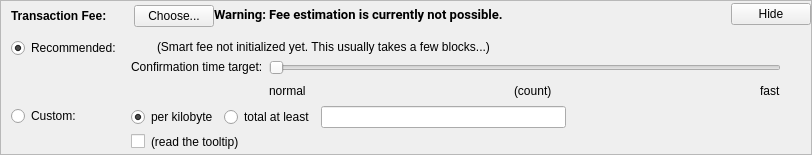
    <widget class="QFrame" name="frameFee">
     <property name="sizePolicy">
      <sizepolicy hsizetype="Expanding" vsizetype="Expanding">
       <horstretch>0</horstretch>
       <verstretch>0</verstretch>
      </sizepolicy>
     </property>
     <property name="maximumSize">
      <size>
       <width>16777215</width>
       <height>16777215</height>
      </size>
     </property>
     <property name="frameShape">
      <enum>QFrame::StyledPanel</enum>
     </property>
     <property name="frameShadow">
      <enum>QFrame::Sunken</enum>
     </property>
     <layout class="QVBoxLayout" name="verticalLayoutFee1">
      <property name="spacing">
       <number>0</number>
      </property>
      <property name="leftMargin">
       <number>0</number>
      </property>
      <property name="topMargin">
       <number>0</number>
      </property>
      <property name="rightMargin">
       <number>0</number>
      </property>
      <property name="bottomMargin">
       <number>0</number>
      </property>
      <item>
       <layout class="QVBoxLayout" name="verticalLayoutFee2" stretch="0,0,0">
        <property name="spacing">
         <number>0</number>
        </property>
        <property name="leftMargin">
         <number>10</number>
        </property>
        <property name="topMargin">
         <number>0</number>
        </property>
        <item>
         <layout class="QHBoxLayout" name="horizontalLayoutFee1">
          <property name="bottomMargin">
           <number>0</number>
          </property>
          <item>
           <layout class="QVBoxLayout" name="verticalLayoutFee7">
            <property name="spacing">
             <number>0</number>
            </property>
            <item>
             <spacer name="verticalSpacerSmartFee">
              <property name="orientation">
               <enum>Qt::Vertical</enum>
              </property>
              <property name="sizeType">
               <enum>QSizePolicy::Fixed</enum>
              </property>
              <property name="sizeHint" stdset="0">
               <size>
                <width>1</width>
                <height>4</height>
               </size>
              </property>
             </spacer>
            </item>
            <item>
             <layout class="QHBoxLayout" name="horizontalLayoutSmartFee">
              <property name="spacing">
               <number>10</number>
              </property>
              <item>
               <widget class="QLabel" name="labelFeeHeadline">
                <property name="sizePolicy">
                 <sizepolicy hsizetype="Preferred" vsizetype="Maximum">
                  <horstretch>0</horstretch>
                  <verstretch>0</verstretch>
                 </sizepolicy>
                </property>
                <property name="font">
                 <font>
                  <weight>75</weight>
                  <bold>true</bold>
                 </font>
                </property>
                <property name="styleSheet">
                 <string notr="true">font-weight:bold;</string>
                </property>
                <property name="text">
                 <string>Transaction Fee:</string>
                </property>
               </widget>
              </item>
              <item>
               <widget class="QLabel" name="labelFeeMinimized">
                <property name="text">
                 <string/>
                </property>
               </widget>
              </item>
              <item>
               <widget class="QPushButton" name="buttonChooseFee">
                <property name="text">
                 <string>Choose...</string>
                </property>
               </widget>
              </item>
             </layout>
            </item>
            <item>
             <spacer name="verticalSpacer_5">
              <property name="orientation">
               <enum>Qt::Vertical</enum>
              </property>
              <property name="sizeHint" stdset="0">
               <size>
                <width>1</width>
                <height>1</height>
               </size>
              </property>
             </spacer>
            </item>
           </layout>
          </item>
          <item>
           <widget class="QLabel" name="fallbackFeeWarningLabel">
            <property name="font">
             <font>
              <family>Roboto</family>
              <pointsize>10</pointsize>
              <weight>75</weight>
              <bold>true</bold>
             </font>
            </property>
            <property name="toolTip">
             <string>Using the fallbackfee can result in sending a transaction that will take several hours or days (or never) to confirm. Consider choosing your fee manually or wait until your have validated the complete chain.</string>
            </property>
            <property name="text">
             <string>Warning: Fee estimation is currently not possible.</string>
            </property>
            <property name="wordWrap">
             <bool>false</bool>
            </property>
           </widget>
          </item>
          <item>
           <spacer name="horizontalSpacer_4">
            <property name="orientation">
             <enum>Qt::Horizontal</enum>
            </property>
            <property name="sizeType">
             <enum>QSizePolicy::MinimumExpanding</enum>
            </property>
            <property name="sizeHint" stdset="0">
             <size>
              <width>40</width>
              <height>20</height>
             </size>
            </property>
           </spacer>
          </item>
          <item>
           <widget class="QPushButton" name="buttonMinimizeFee">
            <property name="toolTip">
             <string>collapse fee-settings</string>
            </property>
            <property name="text">
             <string>Hide</string>
            </property>
           </widget>
          </item>
         </layout>
        </item>
        <item>
         <widget class="QFrame" name="frameFeeSelection">
          <layout class="QVBoxLayout" name="verticalLayoutFee12">
           <property name="spacing">
            <number>0</number>
           </property>
           <property name="leftMargin">
            <number>0</number>
           </property>
           <property name="topMargin">
            <number>0</number>
           </property>
           <property name="rightMargin">
            <number>0</number>
           </property>
           <property name="bottomMargin">
            <number>0</number>
           </property>
           <item>
            <layout class="QGridLayout" name="gridLayoutFee">
             <property name="topMargin">
              <number>10</number>
             </property>
             <property name="bottomMargin">
              <number>4</number>
             </property>
             <property name="horizontalSpacing">
              <number>10</number>
             </property>
             <property name="verticalSpacing">
              <number>4</number>
             </property>
             <item row="1" column="1">
              <layout class="QVBoxLayout" name="verticalLayoutFee8">
               <property name="spacing">
                <number>6</number>
               </property>
               <item>
                <layout class="QHBoxLayout" name="horizontalLayoutFee13">
                 <item>
                  <widget class="QRadioButton" name="radioCustomPerKilobyte">
                   <property name="toolTip">
                    <string>If the custom fee is set to 1000 satoshis and the transaction is only 250 bytes, then &quot;per kilobyte&quot; only pays 250 satoshis in fee, while &quot;total at least&quot; pays 1000 satoshis. For transactions bigger than a kilobyte both pay by kilobyte.</string>
                   </property>
                   <property name="text">
                    <string>per kilobyte</string>
                   </property>
                   <property name="checked">
                    <bool>true</bool>
                   </property>
                   <attribute name="buttonGroup">
                    <string notr="true">groupCustomFee</string>
                   </attribute>
                  </widget>
                 </item>
                 <item>
                  <widget class="QRadioButton" name="radioCustomAtLeast">
                   <property name="toolTip">
                    <string>If the custom fee is set to 1000 satoshis and the transaction is only 250 bytes, then &quot;per kilobyte&quot; only pays 250 satoshis in fee, while &quot;total at least&quot; pays 1000 satoshis. For transactions bigger than a kilobyte both pay by kilobyte.</string>
                   </property>
                   <property name="text">
                    <string>total at least</string>
                   </property>
                   <attribute name="buttonGroup">
                    <string notr="true">groupCustomFee</string>
                   </attribute>
                  </widget>
                 </item>
                 <item>
                  <widget class="BitcoinAmountField" name="customFee"/>
                 </item>
                 <item>
                  <spacer name="horizontalSpacer_6">
                   <property name="orientation">
                    <enum>Qt::Horizontal</enum>
                   </property>
                   <property name="sizeHint" stdset="0">
                    <size>
                     <width>1</width>
                     <height>1</height>
                    </size>
                   </property>
                  </spacer>
                 </item>
                </layout>
               </item>
               <item>
                <layout class="QHBoxLayout" name="horizontalLayoutFee8">
                 <item>
                  <widget class="QCheckBox" name="checkBoxMinimumFee">
                   <property name="toolTip">
                    <string>Paying only the minimum fee is just fine as long as there is less transaction volume than space in the blocks. But be aware that this can end up in a never confirming transaction once there is more demand for prux transactions than the network can process.</string>
                   </property>
                   <property name="text">
                    <string/>
                   </property>
                  </widget>
                 </item>
                 <item>
                  <widget class="QLabel" name="labelMinFeeWarning">
                   <property name="enabled">
                    <bool>true</bool>
                   </property>
                   <property name="toolTip">
                    <string>Paying only the minimum fee is just fine as long as there is less transaction volume than space in the blocks. But be aware that this can end up in a never confirming transaction once there is more demand for prux transactions than the network can process.</string>
                   </property>
                   <property name="text">
                    <string>(read the tooltip)</string>
                   </property>
                   <property name="margin">
                    <number>5</number>
                   </property>
                  </widget>
                 </item>
                 <item>
                  <spacer name="horizontalSpacer_2">
                   <property name="orientation">
                    <enum>Qt::Horizontal</enum>
                   </property>
                   <property name="sizeHint" stdset="0">
                    <size>
                     <width>1</width>
                     <height>1</height>
                    </size>
                   </property>
                  </spacer>
                 </item>
                </layout>
               </item>
              </layout>
             </item>
             <item row="0" column="0">
              <layout class="QVBoxLayout" name="verticalLayoutFee4" stretch="0,1">
               <item>
                <widget class="QRadioButton" name="radioSmartFee">
                 <property name="text">
                  <string>Recommended:</string>
                 </property>
                 <property name="checked">
                  <bool>true</bool>
                 </property>
                 <attribute name="buttonGroup">
                  <string notr="true">groupFee</string>
                 </attribute>
                </widget>
               </item>
               <item>
                <spacer name="verticalSpacer_2">
                 <property name="orientation">
                  <enum>Qt::Vertical</enum>
                 </property>
                 <property name="sizeHint" stdset="0">
                  <size>
                   <width>1</width>
                   <height>1</height>
                  </size>
                 </property>
                </spacer>
               </item>
              </layout>
             </item>
             <item row="1" column="0">
              <layout class="QVBoxLayout" name="verticalLayoutFee9" stretch="0,1">
               <item>
                <widget class="QRadioButton" name="radioCustomFee">
                 <property name="text">
                  <string>Custom:</string>
                 </property>
                 <attribute name="buttonGroup">
                  <string notr="true">groupFee</string>
                 </attribute>
                </widget>
               </item>
               <item>
                <spacer name="verticalSpacer_6">
                 <property name="orientation">
                  <enum>Qt::Vertical</enum>
                 </property>
                 <property name="sizeHint" stdset="0">
                  <size>
                   <width>1</width>
                   <height>1</height>
                  </size>
                 </property>
                </spacer>
               </item>
              </layout>
             </item>
             <item row="0" column="1">
              <layout class="QVBoxLayout" name="verticalLayoutFee3" stretch="0,0,1">
               <property name="spacing">
                <number>6</number>
               </property>
               <property name="topMargin">
                <number>2</number>
               </property>
               <item>
                <layout class="QHBoxLayout" name="horizontalLayoutFee12">
                 <item>
                  <widget class="QLabel" name="labelSmartFee">
                   <property name="text">
                    <string/>
                   </property>
                   <property name="margin">
                    <number>2</number>
                   </property>
                  </widget>
                 </item>
                 <item>
                  <widget class="QLabel" name="labelFeeEstimation">
                   <property name="text">
                    <string/>
                   </property>
                  </widget>
                 </item>
                 <item>
                  <widget class="QLabel" name="labelSmartFee2">
                   <property name="text">
                    <string>(Smart fee not initialized yet. This usually takes a few blocks...)</string>
                   </property>
                   <property name="margin">
                    <number>2</number>
                   </property>
                  </widget>
                 </item>
                 <item>
                  <spacer name="horizontalSpacer_5">
                   <property name="orientation">
                    <enum>Qt::Horizontal</enum>
                   </property>
                   <property name="sizeHint" stdset="0">
                    <size>
                     <width>1</width>
                     <height>1</height>
                    </size>
                   </property>
                  </spacer>
                 </item>
                </layout>
               </item>
               <item>
                <layout class="QHBoxLayout" name="horizontalLayoutFee9">
                 <item>
                  <layout class="QVBoxLayout" name="verticalLayoutFee6">
                   <item>
                    <widget class="QLabel" name="labelSmartFee3">
                     <property name="text">
                      <string>Confirmation time target:</string>
                     </property>
                     <property name="margin">
                      <number>2</number>
                     </property>
                    </widget>
                   </item>
                   <item>
                    <spacer name="verticalSpacer_3">
                     <property name="orientation">
                      <enum>Qt::Vertical</enum>
                     </property>
                     <property name="sizeHint" stdset="0">
                      <size>
                       <width>1</width>
                       <height>1</height>
                      </size>
                     </property>
                    </spacer>
                   </item>
                  </layout>
                 </item>
                 <item>
                  <layout class="QVBoxLayout" name="verticalLayoutFee5">
                   <property name="rightMargin">
                    <number>30</number>
                   </property>
                   <item>
                    <widget class="QSlider" name="sliderSmartFee">
                     <property name="minimum">
                      <number>0</number>
                     </property>
                     <property name="maximum">
                      <number>23</number>
                     </property>
                     <property name="pageStep">
                      <number>1</number>
                     </property>
                     <property name="value">
                      <number>0</number>
                     </property>
                     <property name="orientation">
                      <enum>Qt::Horizontal</enum>
                     </property>
                     <property name="invertedAppearance">
                      <bool>false</bool>
                     </property>
                     <property name="invertedControls">
                      <bool>false</bool>
                     </property>
                     <property name="tickPosition">
                      <enum>QSlider::NoTicks</enum>
                     </property>
                    </widget>
                   </item>
                   <item>
                    <layout class="QHBoxLayout" name="horizontalLayoutFee10">
                     <item>
                      <widget class="QLabel" name="labelSmartFeeNormal">
                       <property name="text">
                        <string>normal</string>
                       </property>
                      </widget>
                     </item>
                     <item>
                      <spacer name="horizontalSpacer_7">
                       <property name="orientation">
                        <enum>Qt::Horizontal</enum>
                       </property>
                       <property name="sizeHint" stdset="0">
                        <size>
                         <width>40</width>
                         <height>20</height>
                        </size>
                       </property>
                      </spacer>
                     </item>
                     <item>
                      <widget class="QLabel" name="confirmationTargetLabel">
                       <property name="text">
                        <string notr="true">(count)</string>
                       </property>
                      </widget>
                     </item>
                     <item>
                      <spacer name="horizontalSpacer_3">
                       <property name="orientation">
                        <enum>Qt::Horizontal</enum>
                       </property>
                       <property name="sizeHint" stdset="0">
                        <size>
                         <width>40</width>
                         <height>20</height>
                        </size>
                       </property>
                      </spacer>
                     </item>
                     <item>
                      <widget class="QLabel" name="labelSmartFeeFast">
                       <property name="text">
                        <string>fast</string>
                       </property>
                      </widget>
                     </item>
                    </layout>
                   </item>
                  </layout>
                 </item>
                </layout>
               </item>
               <item>
                <spacer name="verticalSpacer_4">
                 <property name="orientation">
                  <enum>Qt::Vertical</enum>
                 </property>
                 <property name="sizeHint" stdset="0">
                  <size>
                   <width>1</width>
                   <height>1</height>
                  </size>
                 </property>
                </spacer>
               </item>
              </layout>
             </item>
            </layout>
           </item>
          </layout>
         </widget>
        </item>
        <item>
         <spacer name="verticalSpacerFee">
          <property name="orientation">
           <enum>Qt::Vertical</enum>
          </property>
          <property name="sizeHint" stdset="0">
           <size>
            <width>800</width>
            <height>1</height>
           </size>
          </property>
         </spacer>
        </item>
       </layout>
      </item>
     </layout>
    </widget>
